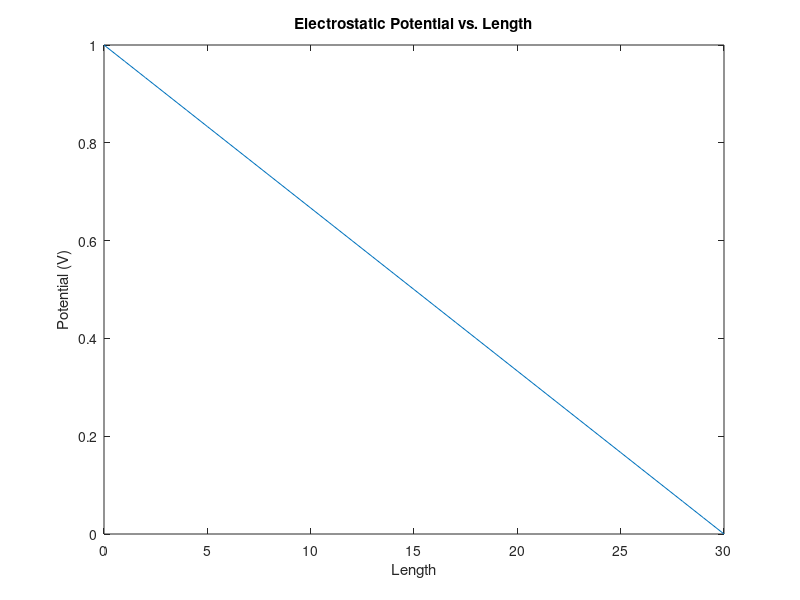
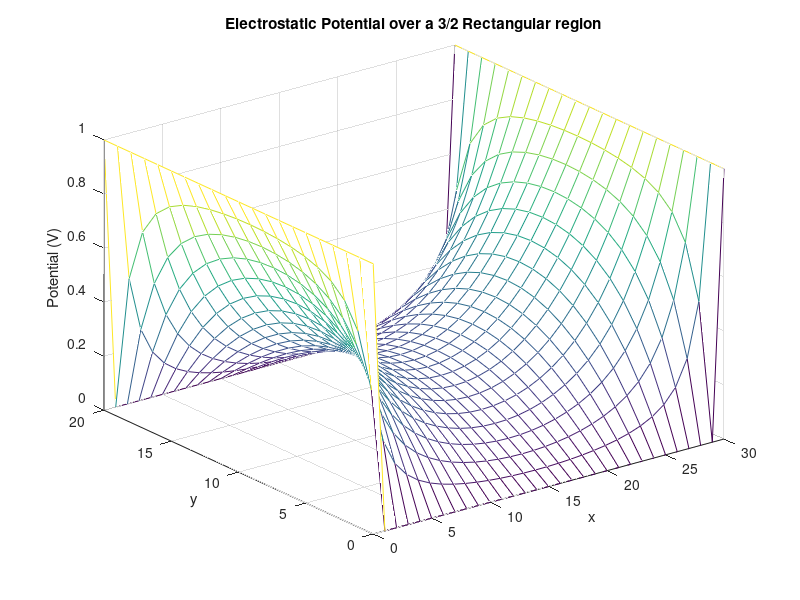
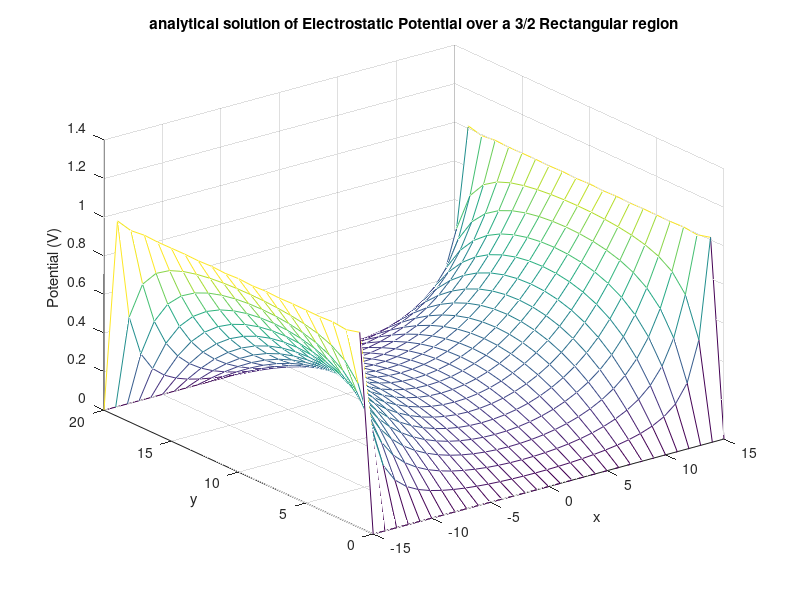

MATLAB code to generate these figures, in order:
function [ ] = laplace(  )
clear;
clc;
close all;

%solve a 1-D case when L=30 and conductivity = 1 per length 
%the boundary condition is V=1 at x=0,and V=0 at x=L
[G,B]=TwoFixedPoint(1,0,31,1,1);
y=G\B;
x=0:1:30;
figure(1)
plot(x,y)
title('Electrostatic Potential vs. Length')
xlabel('Length');
ylabel('Potential (V)');


%solve a 2-D case when L=30, W=20 and conductivity = 1 per length 
%the boundary condition is V=1 at x=0 and x=L, and V=0 at y=0 and y=W
[A B]=FourFixedPoint(1,1,0,0,31,20,1,1);
y2=A\B;
k=1;
%sort the potentials into a matrix for generating a mesh plot
for j=1:21
   for i=1:31
       if j ==1 || j==21
            V(j,i)=0;
            if i==1 || i==31
                V(j,i)=1;
            end
       else
            V(j,i)=y2(k);
            k=k+1;
       end
   end
end

[x1,y1]=meshgrid(0:30,0:20);



figure(2)
mesh(x1,y1,V);
title('Electrostatic Potential over a 3/2 Rectangular region')
xlabel('x');
ylabel('y');
zlabel('Potential (V)')


%solve 2D Case analytically
Vo=1;%boundard condition
temp=0;
a=20;%W=20
b=15;%L=30 from -15 to 15
[x,y]=meshgrid(-15:15,0:20);
%creat functions of each term in the analytical equation for simplicity
f1=@(n) cosh((n.*pi.*abs(x))./a)./cosh((n.*pi.*b)./a);
f2=@(n) sin(n.*abs(y).*pi./a);
figure(3)
%start the iteration and figure out it should stop
for n=1:2:301
    temp=temp+4.*Vo./pi.*(1./n).*f1(n).*f2(n);
    mesh(x,y,temp);
    xlim([-15 15]);
    ylim([0 20]);
    title('analytical solution of Electrostatic Potential over a 3/2 Rectangular region')
    xlabel('x');
    ylabel('y');
    zlabel('Potential (V)')
    %track the error between the numerical solution and analytical solution
    error=V-temp;
    pause(0.001);
end
%return the final error
error=V-temp;

end


function [G,B]=TwoFixedPoint(bc1,bc2,n,density,stepsize)
%{
bc1,bc2: boundary condition
n:number of potiential points 
densisty:resistance densisty,ohm/step
stepsize: the distance between two closet points
%}
for k=1:stepsize:n
    if k==1
        %when x=0, set its boundary condition
        B(k,1)=bc1;
        G(k,1)=1;
    elseif k==n
        %when x=L, set its boundary condition
        B(k,1)=bc2;
        G(k,k)=1;
    else
        B(k,1)=0;
        G(k,k-1)=1/density;
        G(k,k)=-2/density;
        G(k,k+1)=1/density;  
    end
end

end

function [G,B]=FourFixedPoint(bc1,bc2,bc3,bc4,nx,ny,density,size)
%{
bc1:boundary condition at the left bound
bc2:boundary condition at the right bound
bc3:boundary condition at the top bound
bc4:boundary condition at the bottom bound
nx:number of points along x-axis,inclusive two bounds 
ny;number of points along y-axis,exclusive two bounds
densisty:resistance densisty,ohm/length
%}
for n=1:size:ny-1
    for k=1:size:nx
            h=k+(n-1).*(nx);
            if k==1 
                %when x=0, set its boundary condition
                G(h,h)=1;
                B(h,1)=bc1;
            elseif k==nx
                %when x=L, set its boundary condition
                G(h,h)=1;
                B(h,1)=bc2;
            elseif n==1
                %set the equation when the point is 1 unit above the lower
                %y-bound
                B(h,1)=-bc4/density;
                G(h,h-1)=1/density;
                G(h,h+1)=1/density;
                G(h,h)=-4/density;
                G(h,h+(nx))=1/density; 
            elseif n==ny-1
                %set the equation when the point is 1 unit below the upper
                %y-bound
                B(h,1)=-bc3/density;
                G(h,h+1)=1/density;
                G(h,h-1)=1/density;
                G(h,h)=-4/density;
                G(h,h-(nx))=1/density; 
            else
                B(h,1)=0;
                G(h,h+1)=1/density;
                G(h,h-1)=1/density;
                G(h,h)=-4/density;
                G(h,h-nx)=1/density;
                G(h,h+nx)=1/density; 
            end
            
    end
end
        
            
            
        
   
        
        
    

end

